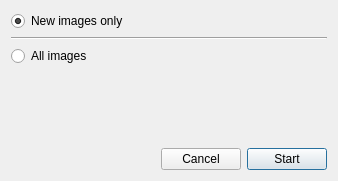
<?xml version="1.0" encoding="UTF-8"?>
<ui version="4.0">
 <class>FolderStartDialog</class>
 <widget class="QDialog" name="FolderStartDialog">
  <property name="geometry">
   <rect>
    <x>0</x>
    <y>0</y>
    <width>338</width>
    <height>181</height>
   </rect>
  </property>
  <property name="windowTitle">
   <string>Start Folder</string>
  </property>
  <layout class="QGridLayout" name="gridLayout_2">
   <item row="7" column="0">
    <spacer name="verticalSpacer_2">
     <property name="orientation">
      <enum>Qt::Vertical</enum>
     </property>
     <property name="sizeHint" stdset="0">
      <size>
       <width>20</width>
       <height>40</height>
      </size>
     </property>
    </spacer>
   </item>
   <item row="0" column="0">
    <widget class="QRadioButton" name="new_images_only">
     <property name="text">
      <string>New images only</string>
     </property>
     <property name="checked">
      <bool>true</bool>
     </property>
    </widget>
   </item>
   <item row="1" column="0">
    <widget class="Line" name="line">
     <property name="orientation">
      <enum>Qt::Horizontal</enum>
     </property>
    </widget>
   </item>
   <item row="2" column="0">
    <widget class="QRadioButton" name="include_existing">
     <property name="text">
      <string>All images</string>
     </property>
    </widget>
   </item>
   <item row="9" column="0">
    <layout class="QHBoxLayout" name="horizontalLayout">
     <item>
      <spacer name="horizontalSpacer">
       <property name="orientation">
        <enum>Qt::Horizontal</enum>
       </property>
       <property name="sizeHint" stdset="0">
        <size>
         <width>40</width>
         <height>20</height>
        </size>
       </property>
      </spacer>
     </item>
     <item>
      <widget class="QPushButton" name="cancel_button">
       <property name="text">
        <string>Cancel</string>
       </property>
       <property name="autoDefault">
        <bool>false</bool>
       </property>
      </widget>
     </item>
     <item>
      <widget class="QPushButton" name="done_button">
       <property name="text">
        <string>Start</string>
       </property>
       <property name="autoDefault">
        <bool>true</bool>
       </property>
       <property name="default">
        <bool>true</bool>
       </property>
      </widget>
     </item>
    </layout>
   </item>
   <item row="5" column="0">
    <layout class="QHBoxLayout" name="horizontalLayout_2"/>
   </item>
  </layout>
 </widget>
 <resources/>
 <connections/>
</ui>
